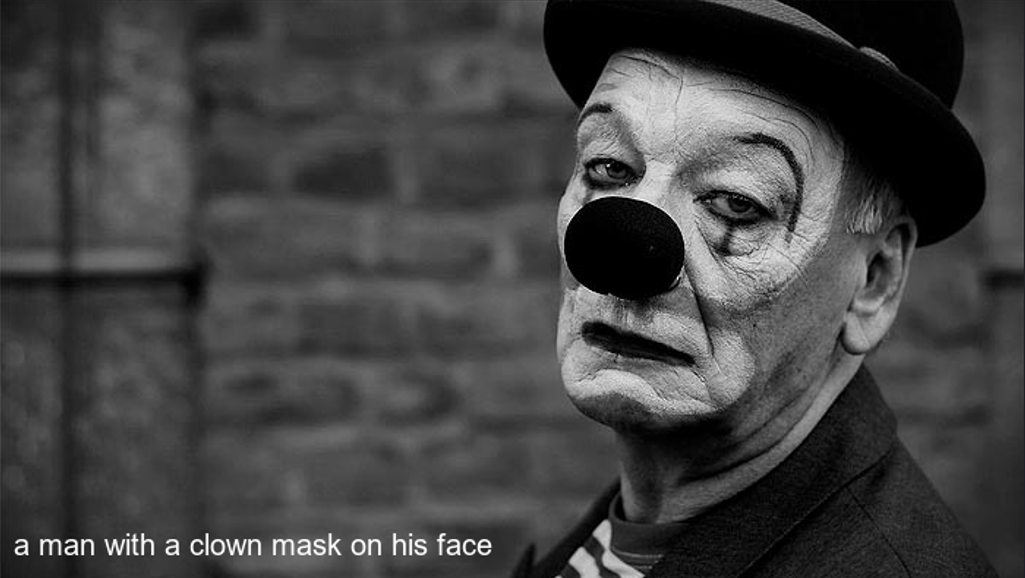

Write the Python code that produced this figure.
from transformers import BlipProcessor, BlipForConditionalGeneration
from PIL import Image, ImageDraw, ImageFont
import tkinter as tk
from tkinter import messagebox

# Model ve islemciyi yukle / upload model and processor
model = BlipForConditionalGeneration.from_pretrained("Salesforce/blip-image-captioning-base")
processor = BlipProcessor.from_pretrained("Salesforce/blip-image-captioning-base")

# goruntu yukle / upload photo
image_path = "C:/Users/ethem/Downloads/323101.jpg"  # your photo's path
image = Image.open(image_path).convert("RGB")

# goruntuyu isle ve modelden aciklama uret / process image and generate comment
inputs = processor(image, return_tensors="pt")
output = model.generate(**inputs)

# read comment
caption = processor.decode(output[0], skip_special_tokens=True)

# Yorumu resim uzerine ekle / add comment on image
draw = ImageDraw.Draw(image)

# Yazı tipi ve boyutu / text type and scale 
try:
    font = ImageFont.truetype("arial.ttf", 20)  # i choose text type arial " (20) number is scale of text, you can change for your image "
except IOError:                                                                 # but if you change scale number, must check (image.height - 40)
    font = ImageFont.load_default()  # if there isn't arial use anything       

# text position on image
text_position = (10, image.height - 40)  
text_color = (255, 255, 255)  # white

# draw text
draw.text(text_position, caption, fill=text_color, font=font)

# show image
image.show()

# Tkinter pop-up message
root = tk.Tk()
root.withdraw()  
messagebox.showinfo("Artificial Intelligence Commentary", caption)
